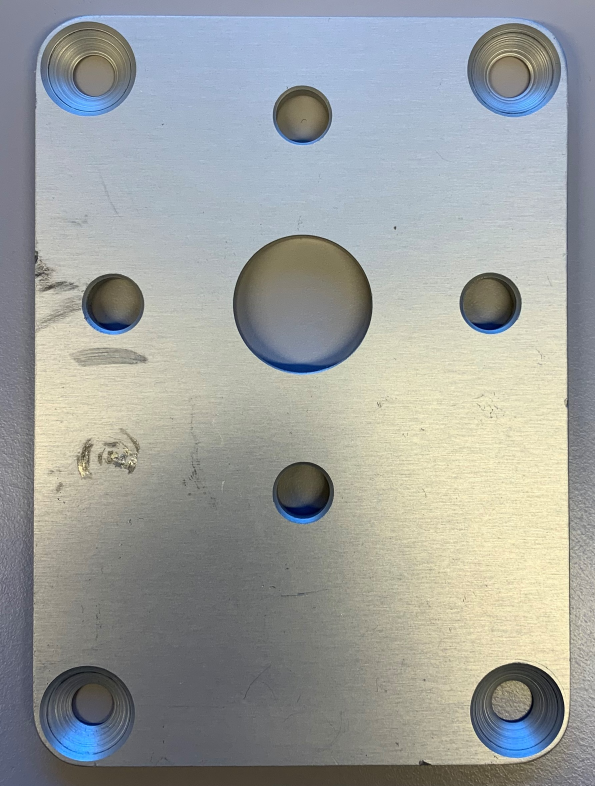
#> input picture opencv/images/3.jpg, 1785 x 2357 px (shown at 1/3 size); the run also reads 1 picture not shown here
$ python ORB.py
#> lines starting #> are read from the running program, lines starting #| are printed output that depends on the picture
import cv2
import numpy as np
import matplotlib.pyplot as plt

img1 = cv2.imread('images/3.jpg')  # queryImage
#> img1 is the input picture: shape (2357, 1785, 3); mean B, G, R 157.6, 159.9, 156.8
img1 = cv2.cvtColor(img1,cv2.COLOR_BGR2GRAY)
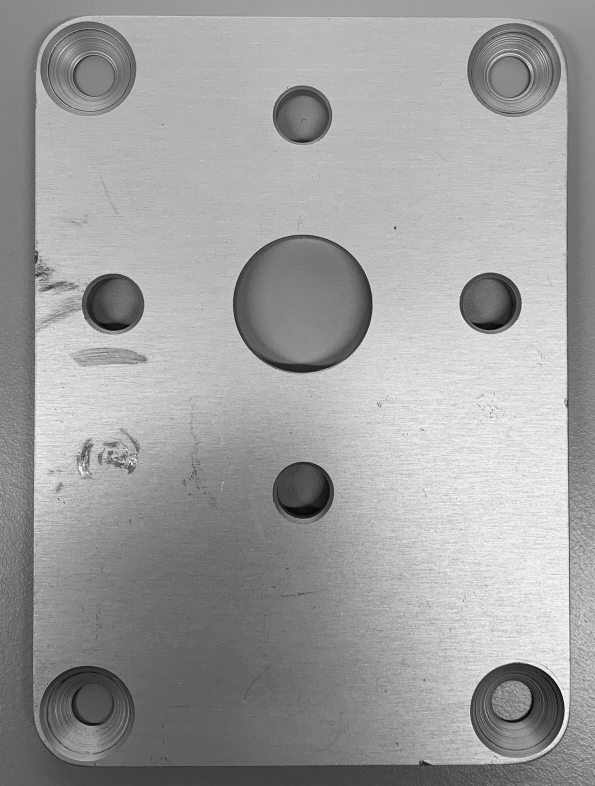
#> img1: shape (2357, 1785) (shown at 1/3 size); min 0, max 254, mean 158.7
img2 = cv2.imread('images/3.1.jpg') # trainImage
img2 = cv2.cvtColor(img2, cv2.COLOR_BGR2GRAY)

# Initiate SIFT detector
orb = cv2.ORB_create(50)

# find the keypoints and descriptors with SIFT
kp1, des1 = orb.detectAndCompute(img1,None)
#> kp1 = 50 keypoints; strongest (x, y, size): (391, 1387, 31), (398, 1390, 31), (397, 1388, 31), (390, 1390, 44.6)
kp2, des2 = orb.detectAndCompute(img2, None)
#> kp2 has the same summary as kp1

# create BFMatcher object
bf = cv2.BFMatcher(cv2.NORM_HAMMING, crossCheck=True)

# Match descriptors.
matches = bf.match(des1,des2)
#> matches = 50 matches

# Sort them in the order of their distance.
matches = sorted(matches, key = lambda x:x.distance)

# Draw first 10 matches.
img3 = cv2.drawMatches(img1,kp1,img2,kp2,matches[:20000],None,  flags=2)
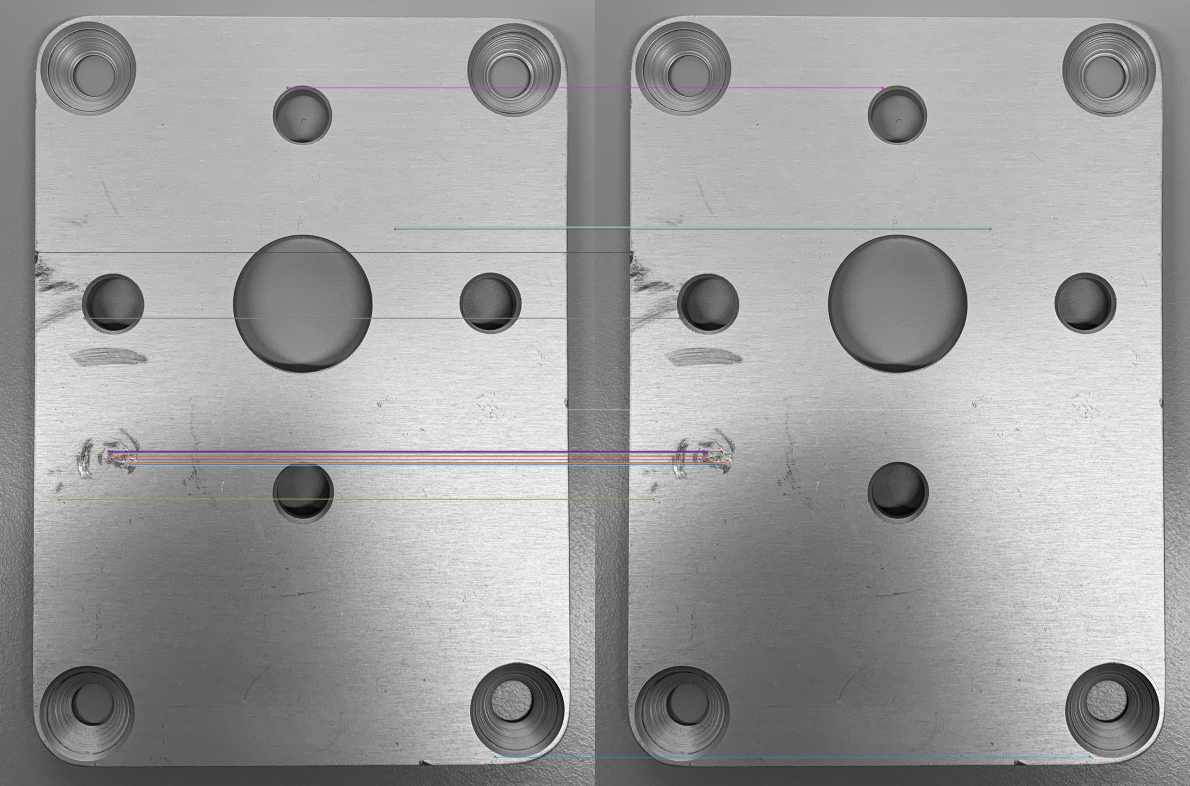
#> img3: shape (2357, 3570, 3) (shown at 1/3 size); mean of channels 0, 1, 2 158.4, 158.2, 158.4; drawn as B, G, R

# plt.imshow(img1, cmap = 'gray', interpolation = 'bicubic')
# plt.xticks([]), plt.yticks([])  # to hide tick values on X and Y axis
# plt.show()

plt.imshow(img3)
plt.show()
